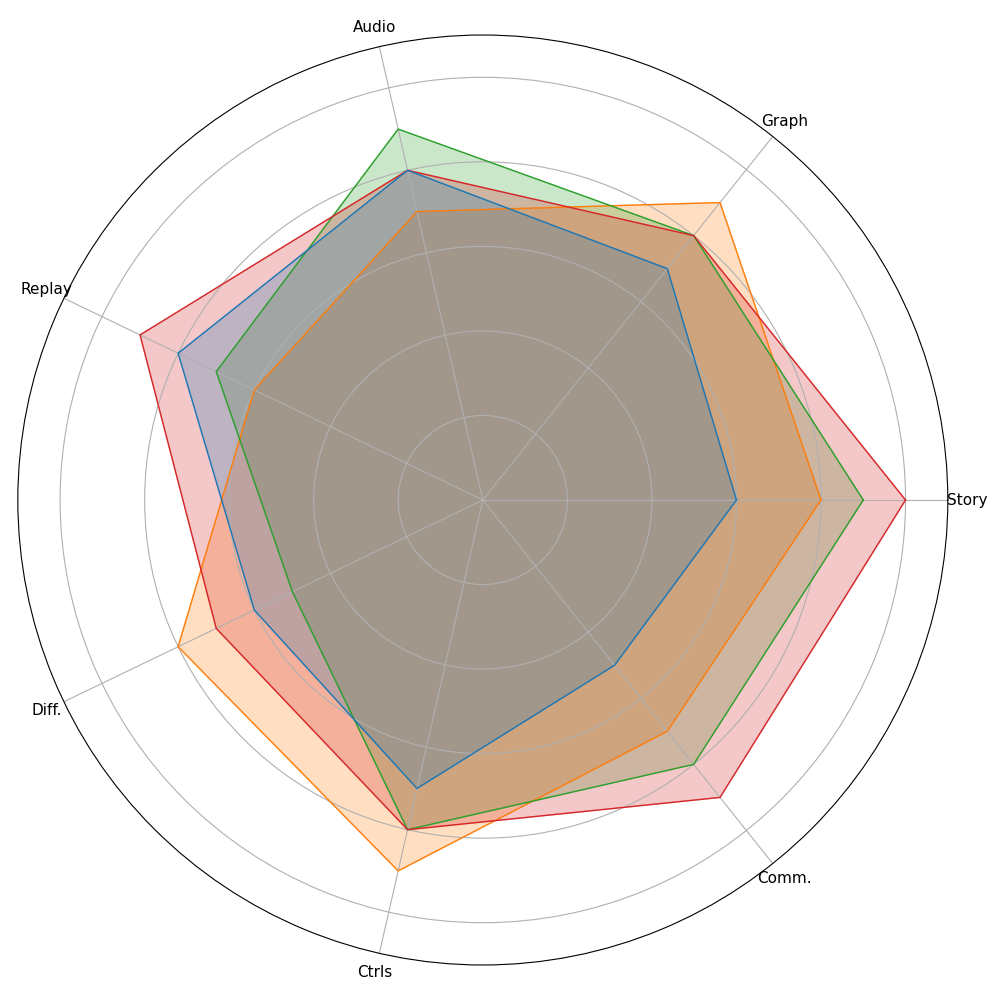

Reproduce this figure in Python.
import matplotlib.pyplot as plt
import numpy as np

categories = ['Story', 'Graph', 'Audio', 'Replay', 'Diff.', 'Ctrls', 'Comm.']
action_game = [8, 9, 7, 6, 8, 9, 7]
adventure_game = [9, 8, 9, 7, 5, 8, 8]
role_playing_game = [10, 8, 8, 9, 7, 8, 9]
sports_game = [6, 7, 8, 8, 6, 7, 5]

# Close the loop for each dataset
action_game += action_game[:1]
adventure_game += adventure_game[:1]
role_playing_game += role_playing_game[:1]
sports_game += sports_game[:1]

num_vars = len(categories)
angles = np.linspace(0, 2 * np.pi, num_vars, endpoint=False).tolist()
angles += angles[:1]

fig, ax = plt.subplots(figsize=(10, 10), subplot_kw=dict(polar=True))
plt.ylim(0, 11)

genres = {
    'Act': '#ff7f0e',
    'Adv': '#2ca02c',
    'RPG': '#d62728',
    'SPT': '#1f77b4'
}

datasets = [action_game, adventure_game, role_playing_game, sports_game]

# Ensure each area within the radar chart is filled
for data, color in zip(datasets, genres.values()):
    ax.plot(angles, data, color=color, linewidth=1)
    ax.fill(angles, data, color=color, alpha=0.25)

ax.set_xticks(angles[:-1])
ax.set_xticklabels(categories, color='black', size=11)
ax.set_yticklabels([])

plt.tight_layout()
plt.show()
